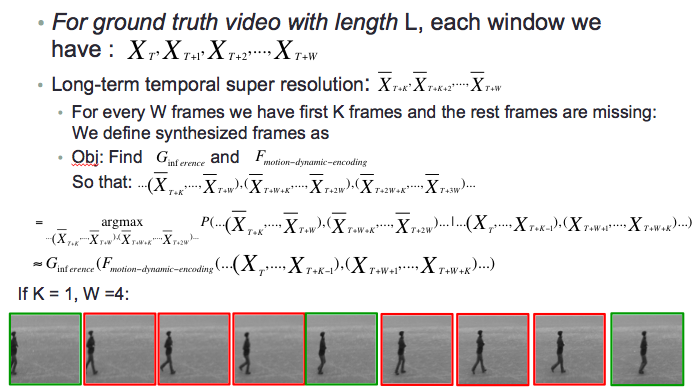
#> input picture site-content/Formulation/Temporal_super_resolution_formulation.png, 693 x 388 px; its folder holds only this picture in this run
$ python -i dr_bi_conv_lstm_model.py   (imports and definitions only)   (Python 2 division)
#> lines starting #> are read from the running program, lines starting #| are printed output that depends on the picture
import os
import tensorflow as tf

from convlstm_cell import ConvGRUCell
from ops import *
from utils import *


class bi_convlstm_net(object):
    def __init__(self, image_size, batch_size=32, c_dim=3,
                 K=1, T=3, B=5, convlstm_layer_num=3, checkpoint_dir=None, dis_length = 11,
                 is_train=True, debug = False, reference_mode = "two", pixel_loss="l2",concatconv=False,
                 convlstm_kernel = [3, 3], dec = 'normal', mode="bi_one_serial", Unet = True, use_gt=True,res_mode="mix"):
        self.dec = dec
        self.res_mode = res_mode
        self.concatconv = concatconv
        self.use_gt = use_gt
        self.pixel_loss = pixel_loss
        self.convlstm_kernel = convlstm_kernel
        self.batch_size = batch_size
        self.image_size = image_size
        self.is_train = is_train
        self.dis_length=dis_length
        self.gf_dim = 32
        self.df_dim = 64
        self.counter = 0
        self.c_dim = c_dim
        self.reference_mode = reference_mode
        self.K = K
        self.T = T
        self.B = B
        self.length = B*(K+T)+K
        self.convlstm_layer_num = convlstm_layer_num
        self.forward_shape = [batch_size, B*(K+T)+K, self.image_size[0],
                           self.image_size[1], c_dim]

        self.backward_shape = [batch_size, B*(K+T)+K, self.image_size[0],
                           self.image_size[1], c_dim]

        self.xt_shape = [batch_size, self.image_size[0], self.image_size[1], c_dim]
        self.target_shape = [batch_size, self.image_size[0], self.image_size[1],
                             B*(K+T)+K, c_dim]
        self.debug = debug
        self.mode = mode
        self.Unet = Unet
        self.build_model()

    def build_model(self):
        self.forward_seq=tf.placeholder(tf.float32, self.forward_shape, name='forward_seq')
        self.target = tf.placeholder(tf.float32, self.target_shape, name='target')
        self.is_gen=tf.placeholder(tf.bool,name="is_gen")
        self.is_dis=tf.placeholder(tf.bool,name="is_dis")
        self.conv_layer_weight=tf.placeholder(tf.float32, [self.convlstm_layer_num], name="conv_layer_weight")

        self.conv_layer_index= tf.placeholder(tf.int32, name="conv_layer_index")
        self.loss_reduce_weight= tf.placeholder(tf.float32, name="loss_reduce_weight")
        # pred: [batch * h * w * 1 * c_dim]
        if self.mode == "bi_one_serial" or self.mode == "bi_one_parallel":
            pred = self.forward(self.forward_seq, self.is_gen)
            self.G = tf.concat(axis=3, values=pred)
            self.normal_G = self.G
            self.target_deligate = self.target
            self.normal_target_deligate = self.target
        else:
            self.G, self.normal_G = self.forward_progressively(self.forward_seq, self.is_gen)
            self.target_deligate, self.normal_target_deligate = self.get_target_frames(self.target)

        if self.is_train:
            true_sim = inverse_transform(self.target_deligate[:, :, :, :, :])
            # change 1 channel by replicate to 3 channels
            if self.c_dim == 1: true_sim = tf.tile(true_sim, [1, 1, 1, 1, 3])
            # change axis to time, x, y, and put batch and time together
            true_sim = tf.reshape(tf.transpose(true_sim, [0, 3, 1, 2, 4]),
                                  [-1, self.image_size[0], self.image_size[1], 3])
            # change -1 - 1  to  0 - 1
            gen_sim = inverse_transform(self.G)
            # change 1 channel by replicate to 3 channels
            if self.c_dim == 1: gen_sim = tf.tile(gen_sim, [1, 1, 1, 1, 3])
            # change axis to time, x, y, and put batch and time together
            gen_sim = tf.reshape(tf.transpose(gen_sim, [0, 3, 1, 2, 4]),
                                 [-1, self.image_size[0],
                                  self.image_size[1], 3])
            btarget = tf.reshape(self.normal_target_deligate,
                                 [self.batch_size, self.image_size[0],
                                  self.image_size[1], -1])
            bgen = tf.reshape(self.normal_G, [self.batch_size,
                                       self.image_size[0],
                                       self.image_size[1], -1])
            full_length = 21
            # if full_length >= self.dis_length * self.c_dim:
            start = self.c_dim * random.randint(0, full_length - self.dis_length)
            print start
            good_data = tf.reshape(btarget[:,:,:,start:start+self.dis_length * self.c_dim],[self.batch_size, self.image_size[0],
                                  self.image_size[1], self.dis_length * self.c_dim])
            gen_data = tf.reshape(bgen[:,:,:,start:start+self.dis_length * self.c_dim],[self.batch_size, self.image_size[0],
                                  self.image_size[1], self.dis_length * self.c_dim])
            ratio = 1 #full_length / (self.dis_length * self.c_dim *1.)
            if self.debug:
                print good_data.get_shape().as_list()
                print gen_data.get_shape().as_list()

            with tf.variable_scope("DIS", reuse=False):
                self.D, self.D_logits = self.discriminator(good_data,self.is_dis)

            with tf.variable_scope("DIS", reuse=True):
                self.D_, self.D_logits_ = self.discriminator(gen_data,self.is_dis)
            # pixel level loss
            if self.pixel_loss == "l2":
                self.L_p = tf.reduce_mean(
                    tf.square(self.G - self.target_deligate)
                )
            else:
                self.L_p = tf.reduce_mean(
                    tf.abs(self.G - self.target_deligate)
                )
            # gradient loss
            self.L_gdl = gdl(gen_sim, true_sim, 1.)
            self.L_img = self.L_p + self.L_gdl

            self.d_loss_real = ratio * tf.reduce_mean(
                tf.nn.sigmoid_cross_entropy_with_logits(
                    logits=self.D_logits, labels=tf.ones_like(self.D)
                )
            )
            self.d_loss_fake = ratio * tf.reduce_mean(
                tf.nn.sigmoid_cross_entropy_with_logits(
                    logits=self.D_logits_, labels=tf.zeros_like(self.D_)
                )
            )
            self.d_loss = self.d_loss_real + self.d_loss_fake
            self.L_GAN = ratio * tf.reduce_mean(
                tf.nn.sigmoid_cross_entropy_with_logits(
                    logits=self.D_logits_, labels=tf.ones_like(self.D_)
                )
            )

            self.L_img_sum = tf.summary.scalar("L_img", self.L_img)
            self.L_p_sum = tf.summary.scalar("L_p", self.L_p)
            self.L_gdl_sum = tf.summary.scalar("L_gdl", self.L_gdl)
            self.L_GAN_sum = tf.summary.scalar("L_GAN", self.L_GAN)
            self.d_loss_sum = tf.summary.scalar("d_loss", self.d_loss)

            self.d_loss_real_sum = tf.summary.scalar("d_loss_real", self.d_loss_real)
            self.d_loss_fake_sum = tf.summary.scalar("d_loss_fake", self.d_loss_fake)

            self.t_vars = tf.trainable_variables()
            self.g_vars = [var for var in self.t_vars if 'DIS' not in var.name]
            self.g_2_vars = [var for var in self.t_vars if '_convRnn_1' in var.name]
            self.d_vars = [var for var in self.t_vars if 'DIS' in var.name]
            num_param = 0.0

            recon_size = 3
            self.train_seq_img = tf.placeholder(tf.float32, [None,
                             self.image_size[0] * 3 * recon_size,
                             self.image_size[1] * (self.B*(self.K+self.T)+self.K), self.c_dim])
            self.test_seq_img = tf.placeholder(tf.float32, [None,
                             self.image_size[0] * 3 * recon_size,
                             self.image_size[1] * (self.B*(self.K+self.T)+self.K), self.c_dim])

            self.train_seq_img_summary = tf.summary.image('train_seq_img', self.train_seq_img)
            self.test_seq_img_summary = tf.summary.image('test_seq_img', self.test_seq_img)
            self.summary_merge_seq_img = tf.summary.merge([
                self.train_seq_img_summary, self.test_seq_img_summary])
            for var in self.g_vars:
                num_param += int(np.prod(var.get_shape()))
            print("Number of parameters: %d" % num_param)
        self.saver = tf.train.Saver(max_to_keep=10)

    # [294 lines left out: functions forward, conditional_use_gt, convRnn_seq_op, assemble_hidden, forward_progressively, get_frame and 6 more, not called in this run]

    # [32 lines of commented-out code are left out]

    def conditional_combine(self, layer, res):
        return tf.concat([layer,res], axis = 3) if self.Unet else layer

    # [41 lines left out: functions discriminator, save, load, not called in this run]

>>> import cv2
>>> picture = cv2.imread('../../site-content/Formulation/Temporal_super_resolution_formulation.png', cv2.IMREAD_GRAYSCALE)
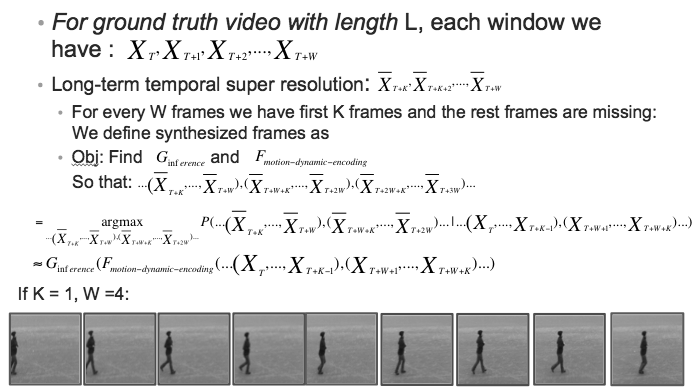
#> picture: shape (388, 693); min 0, max 255, mean 221
>>> result = bi_convlstm_net(picture).build_model()
#> (the call stopped at in build_model, `self.forward_seq=tf.placeholder(tf.float32, self.forward_shape, name='..`: tensorflow is not available in this run)
#> (the run stopped early here; a loop or call above may not have finished)

$ run again, on site-content/Formulation/Video_interpolation_formulation.png
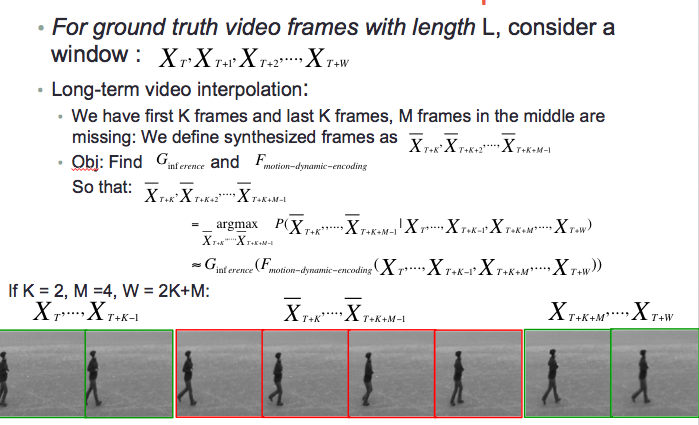
#> input picture site-content/Formulation/Video_interpolation_formulation.png, 699 x 425 px
#> `picture = cv2.imread('../../site-content/Formulation/Temporal_super_re..`:
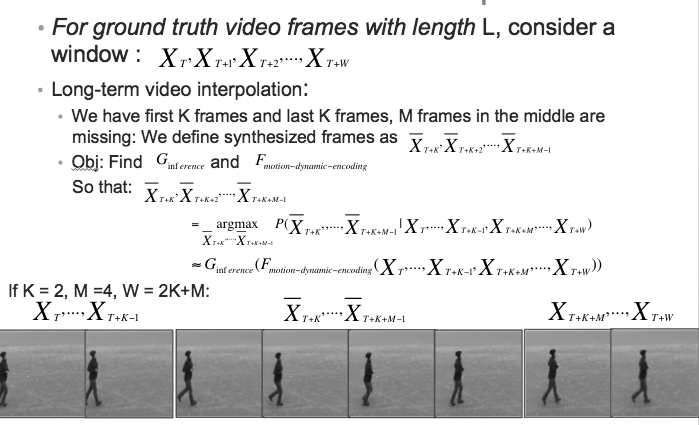
#> picture: shape (425, 699); min 0, max 255, mean 218.5
